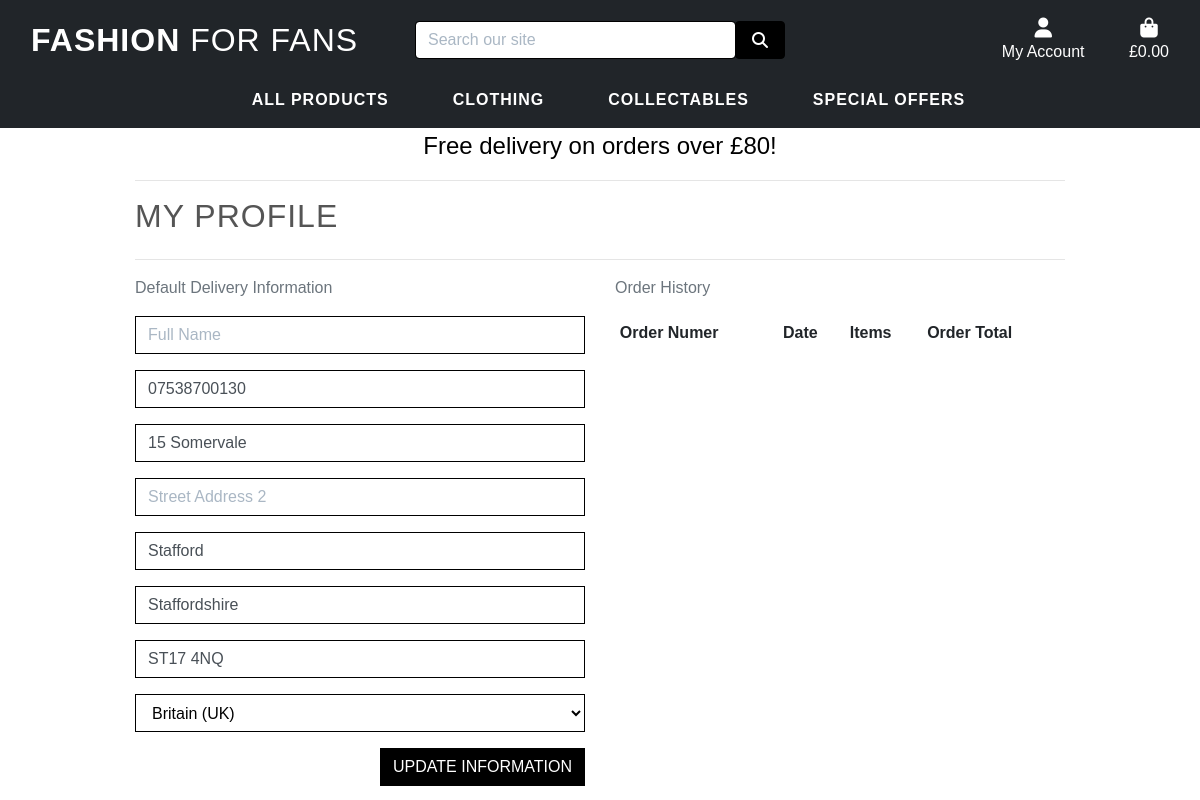
The app's page /profile/ (signed in), older data.
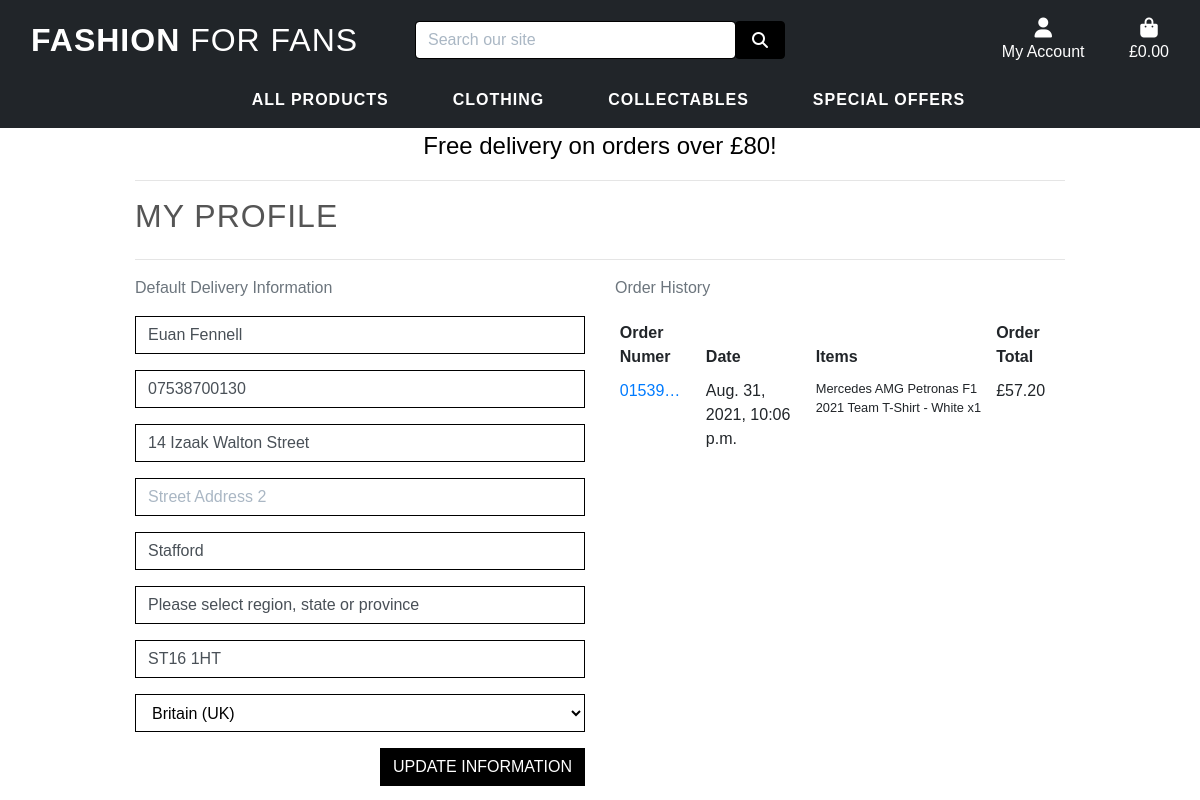
The same page, newer data.
### profiles/models.py (models this page shows, shortened)
class UserProfile(models.Model):
    user = models.OneToOneField(User, on_delete=models.CASCADE)
    default_full_name = models.CharField(max_length=80, null=True, blank=True)
    default_phone_number = models.CharField(max_length=20, null=True, blank=True)
    default_street_address1 = models.CharField(max_length=80, null=True, blank=True)
    default_street_address2 = models.CharField(max_length=80, null=True, blank=True)
    default_town_or_city = models.CharField(max_length=40, null=True, blank=True)
    default_county = models.CharField(max_length=80, null=True, blank=True)
    default_postcode = models.CharField(max_length=20, null=True, blank=True)
    default_country = CountryField(blank_label='Country ', null=True, blank=True)

### checkout/models.py (models this page shows, shortened)
class Order(models.Model):
    order_number = models.CharField(max_length=32, null=False, editable=False)
    user_profile = models.ForeignKey(UserProfile, on_delete=models.SET_NULL,
                                     null=True, blank=True,
                                     related_name='orders')
    full_name = models.CharField(max_length=50, null=False, blank=False)
    email = models.EmailField(max_length=254, null=False, blank=False)
    phone_number = models.CharField(max_length=20, null=False, blank=False)
    country = CountryField(blank_label='Country *', null=False, blank=False)
    postcode = models.CharField(max_length=20, null=True, blank=True)
    town_or_city = models.CharField(max_length=40, null=False, blank=False)
    street_address1 = models.CharField(max_length=80, null=False, blank=False)
    street_address2 = models.CharField(max_length=80, null=True, blank=True)
    county = models.CharField(max_length=80, null=True, blank=True)
    date = models.DateTimeField(auto_now_add=True)
    delivery_cost = models.DecimalField(max_digits=6, decimal_places=2,
                                        null=False, default=0)
    order_total = models.DecimalField(max_digits=10, decimal_places=2,
                                      null=False, default=0)
    grand_total = models.DecimalField(max_digits=10, decimal_places=2,
                                      null=False, default=0)
    original_bag = models.TextField(null=False, blank=False, default='')
    stripe_pid = models.CharField(max_length=254, null=False,
                                  blank=False, default='')

class OrderLineItem(models.Model):
    order = models.ForeignKey(Order, null=False, blank=False, on_delete=models.CASCADE, related_name='lineitems')
    product = models.ForeignKey(Product, null=False, blank=False, on_delete=models.CASCADE)
    product_size = models.CharField(max_length=2, null=True, blank=True)  # XS, S, M, L, XL
    quantity = models.IntegerField(null=False, blank=False, default=0)
    lineitem_total = models.DecimalField(max_digits=6, decimal_places=2, null=False, blank=False, editable=False)

### products/models.py (models this page shows, shortened)
class Product(models.Model):
    Sizes = (('XS', 'X-Small'), ('S', 'Small'), ('M', 'Medium'),
             ('L', 'Large'), ('XL', 'X-Large'))
    INTEGER_QTY = [tuple([x, x]) for x in range(1, 2500)]
    category = models.ForeignKey('Category', null=True, blank=True, on_delete=models.SET_NULL)
    team = models.ForeignKey('Team', null=True, blank=True, on_delete=models.SET_NULL)
    sku = models.CharField(max_length=254, null=True, blank=True)
    name = models.CharField(max_length=254)
    description = models.TextField()
    has_sizes = models.BooleanField(default=False, null=True, blank=True)
    size = MultiSelectField(choices=Sizes, null=True, blank=True)
    qty = models.IntegerField(default='5')
    price = models.DecimalField(max_digits=6, decimal_places=2)
    rating = models.DecimalField(max_digits=6, decimal_places=2, null=True, blank=True)
    image_url = models.URLField(max_length=1024, null=True, blank=True)
    image = models.ImageField(null=True, blank=True)

### profiles/views.py (the view)
# urls.py: path('profile/', include('profiles.urls')),
def profile(request):
    profile = get_object_or_404(UserProfile, user=request.user)
    if request.method == 'POST':
        form = UserProfileForm(request.POST, instance=profile)
        if form.is_valid():
            form.save()
            messages.success(request, 'Profile updated seccessfully')
    form = UserProfileForm(instance=profile)
    orders = profile.orders.all()
    template = 'profiles/profile.html'
    context = {
        'form': form,
        'orders': orders,
        'on_profile_page': True,
    }
    return render(request, template, context)

### profiles/forms.py
class UserProfileForm(forms.ModelForm):
    class Meta:
        model = UserProfile
        exclude = ('user',)
    def __init__(self, *args, **kwargs):
        super().__init__(*args, **kwargs)
        placeholders = {
            'default_full_name': 'Full Name',
            'default_phone_number': 'Phone Number',
            'default_street_address1': 'Street Address 1',
            'default_street_address2': 'Street Address 2',
            'default_town_or_city': 'Town or City',
            'default_postcode': 'Postal Code',
            'default_county': 'County, State or Locality',
        }
        self.fields['default_phone_number'].widget.attrs['autofocus'] = True
        for field in self.fields:
            if field != 'default_country':
                if self.fields[field].required:
                    placeholder = f'{placeholders[field]} *'
                else:
                    placeholder = placeholders[field]
                self.fields[field].widget.attrs['placeholder'] = placeholder
            self.fields[field].widget.attrs['class'] = 'border-black rounded-0 profile-form-input'
            self.fields[field].label = False

### profiles/templates/profiles/profile.html (shortened to what this page needs)
{% extends "base.html" %}
{% load static %}
{% block extra_css %}
    <link rel="stylesheet" href="{% static 'profiles/css/profile.css' %}">
{% endblock %}
{% block page_header %}
    <div class="container header-container">
    </div>
{% endblock %}
{% block content %}
    <div class="overlay"></div>
    <div class="container">
        <div class="row">
            <div class="col">
                <hr>
                <h2 class="logo-font product-title mb-4">My Profile</h2>
                <hr>
            </div>
        </div>
        <div class="row">
            <div class="col-12 col-lg-6">
                <p class="text-muted">Default Delivery Information</p>
                <form action="{% url 'profile' %}" class="mt-3" method="POST" id="profile-update-form">
                    {{ form|crispy }}
                    <button class="btn btn-outline-white rounded-0 text-uppercase float-right">Update Information</button>
                </form>
            </div>
            <div class="col-12 col-lg-6">
                <p class="text-muted">Order History</p>
                <div class="order-history table-responsive">
                    <table class="table table-sm table-borderless">
                        <thead>
                            <tr>
                                <th>Order Numer</th>
                                <th>Date</th>
                                <th>Items</th>
                                <th>Order Total</th>
                            </tr>
                        </thead>
                        <tbody>
                            {% for order in orders %}
                                <tr>
                                    <td>
                                        <a href="{% url 'order_history' order.order_number %}"
                                           title="{{ order.order_number }}">
                                           {{ order.order_number|truncatechars:6 }}
                                        </a>
                                    </td>
                                    <td>{{ order.date }}</td>
                                    <td>
                                        <ul class="list-unstyled">
                                            {% for item in order.lineitems.all %}
                                                <li class="small">
                                                    {{ item.product.name }} x{{ item.quantity}}
                                                </li>
                                            {% endfor %}
                                        </ul>
                                    </td>
                                    <td>£{{ order.grand_total }}</td>
                                </tr>
                            {% endfor %}
                        </tbody>
                    </table>
                </div>
            </div>
        </div>
{% endblock %}

Row changes from the older to the newer data that the page shows:
changed UserProfile "Stafford": default_full_name (not shown) → "Euan Fennell"; default_street_address1 "15 Somervale" → "14 Izaak Walton Street"; default_county "Staffordshire" → "Please select region, state or province"; default_postcode "ST17 4NQ" → "ST16 1HT"
added Order: order_number "01539…", date "Aug. 31, 2021, 10:06 p.m.", grand_total "57.20"
added OrderLineItem: product.name "Mercedes AMG Petronas F1 2021 Team T-Shirt - White", quantity "1"
